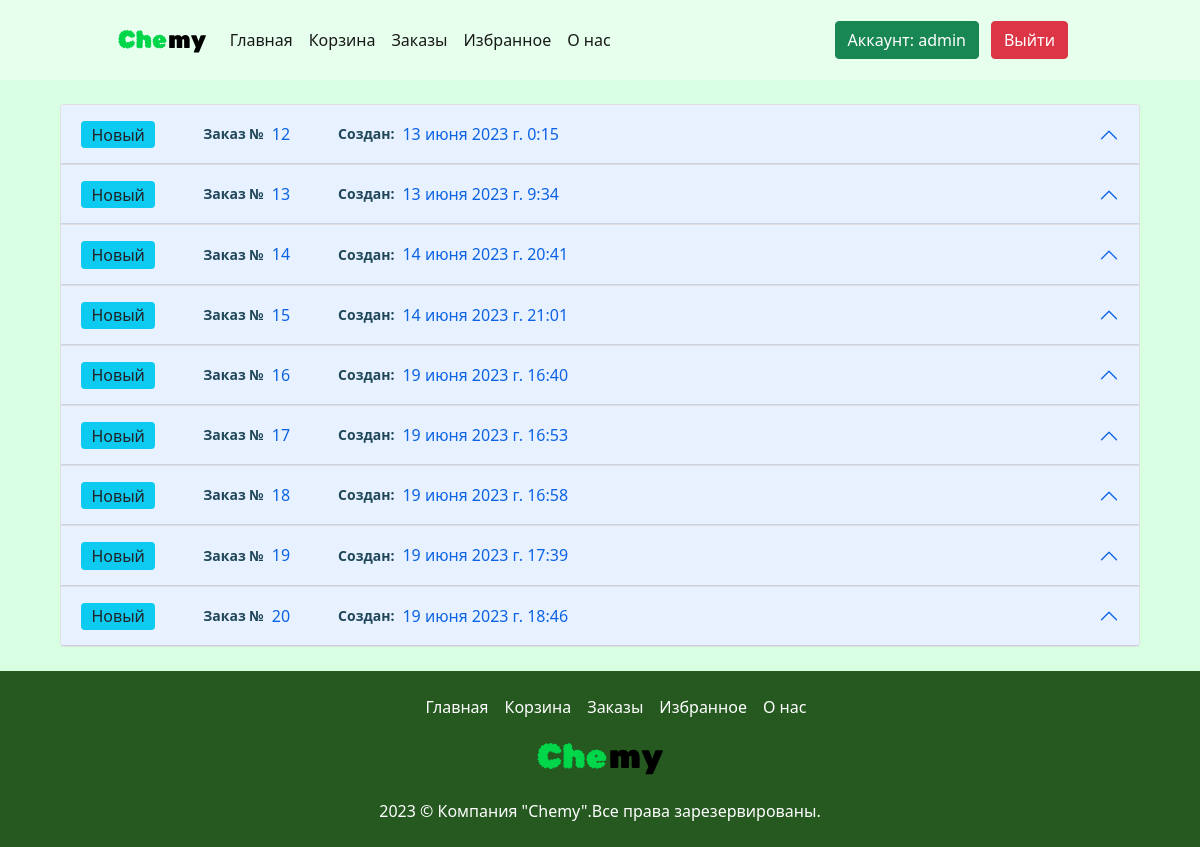
Screenshot of /orders/ (signed in) with the database file from the repository.
### main/models.py (models this page shows, shortened)
class Order(models.Model):
    class Status(models.IntegerChoices):
        new = 1, _("Новый")
        procces = 2, _("В обработке")
        closed = 3, _("Закрыт")
        succesfull = 4, _("Завершен")
    user = models.ForeignKey(User, on_delete=models.PROTECT, verbose_name="Клиент")
    summ = models.IntegerField(default=0, verbose_name="Сумма")
    status = models.IntegerField(choices=Status.choices, default=Status.new, verbose_name="Статус")
    date_created = models.DateTimeField(auto_now_add=True, verbose_name="Дата создания")
    class Meta():
        verbose_name = "заказ"
        verbose_name_plural = "Заказы"
        ordering = ['id']

### main/views.py (the view)
# urls.py: path('orders/', views.orders, name='orders'),
def orders(request):
    orders = []
    orders_list = Order.objects.filter(user=request.user.id)
    for order in orders_list:
        products = ProductInOrder.objects.filter(order=order)
        orders.append({"order":order, "products":products})
    response = arender(request, "orders.html", {"orders":orders})
    return response

### main/views.py (called while the page is built)
def arender(request, template, context):
    try:
        current_user = User.objects.get(id=request.user.id)
    except:
        current_user = False
    context.update({"current_user": current_user})
    return render(request, template, context)

### templates/orders.html (shortened to what this page needs)
{% extends 'base.html' %}
{% load static %}
{% block content %}
    <div class="orders_container">
        <div class="accordion" id="accordionExample">
            {% for order in orders %}
            <div class="accordion-item">
              <h2 class="accordion-header" id="headingOne">
                <button class="accordion-button order-item-header" type="button" data-bs-toggle="collapse" data-bs-target="#collapse{{ order.order.id }}" aria-expanded="true" aria-controls="collapse{{ order.order.id }}">
                    <div>
                        <span>
                            {% if order.order.status == 1 %}
                            <span class="badge bg-info text-dark">Новый</span>
                            {% endif %}
                        </span>
                    </div>
                    <div>
                        <span>Заказ №</span>
                        <span>{{ order.order.id }}</span>
                    </div>
                    <div>
                        <span>Создан: </span>
                        <span>{{ order.order.date_created }}</span>
                    </div>
                </button>
              </h2>
            </div>
            {% endfor %}
          </div>
    </div>
{% endblock%}

### templates/base.html (shortened to what this page needs)
<!DOCTYPE html>
<html lang="en">
<head>
    <link href="https://cdn.jsdelivr.net/npm/bootstrap@5.0.2/dist/css/bootstrap.min.css" rel="stylesheet">
    {% load static %}
    <link rel="stylesheet" href="{% static 'css/style.css' %}">
</head>
<body>
    <nav class="navbar navbar-expand-lg navbar-light sticky-top">
        <div class="container-fluid">
          <a class="navbar-brand logo" href="/">
            <img src="{% static 'logo.svg' %}" alt="" width="30" height="24">
          </a>
          <div class="navbar-menu" id="navbar-menu">
            <ul class="navbar-nav">
              <li class="nav-item">
                <a class="nav-link active" aria-current="page" href="/">Главная</a>
              </li>
              {% if current_user %}
              <li class="nav-item">
                <a class="nav-link active" aria-current="page" href="/basket">Корзина</a>
              </li>
              <li class="nav-item">
                <a class="nav-link active" aria-current="page" href="/orders">Заказы</a>
              </li>
              <li class="nav-item">
                <a class="nav-link active" aria-current="page" href="/favorites">Избранное</a>
              </li>
              {% endif %}
              <li class="nav-item">
                <a class="nav-link active" aria-current="page" href="/about">О нас</a>
              </li>
            </ul>
            <ul class="navbar-nav" style="display: flex; gap: 12px;">
              {% if current_user %}
              <a href="{% url 'change_user' %}" type="button" class="btn btn-success">Аккаунт: {{ current_user.username }}</a >
              <a href="{% url 'logout' %}" type="button" class="btn btn-danger">Выйти</a >
              {% else %}
              <a href="{% url 'login' %}" type="button" class="btn btn-success">Войти</a >
              <a href="{% url 'reg' %}" type="button" class="btn btn-success">Зарегистрироваться</a >
              {% endif %}
            </ul>
          </div>
        </div>
    </nav>
    <main>
      {% block content %}
      {% endblock %}
    </main>
    <footer>
      <p><span>2023 © Компания "Chemy".</span><span>Все права зарезервированы.</span></p>
      <a class="footer-logo" href="/">
        <img src="{% static 'logo.svg' %}" alt="" width="30" height="24">
      </a>
      <ul>
        <li>
          <a href="/">Главная</a>
        </li>
        {% if current_user %}
        <li>
          <a href="/basket">Корзина</a>
        </li>
        <li>
          <a href="/orders">Заказы</a>
        </li>
        <li>
          <a href="/favorites">Избранное</a>
        </li>
        {% endif %}
        <li>
          <a href="/about">О нас</a>
        </li>
      </ul>
    </footer>
</body>
</html>

### main/static/css/style.css (style rules this page uses)
body { background-color: #d9ffe3; }
nav { height: 80px; backdrop-filter: blur(6px); background-color: #ffffff5f; }
.navbar .container-fluid { margin-right: 10%; }
.navbar-menu { width: 100%; display: flex; align-items: center; justify-content: space-between; }
main { display: flex; flex-direction: column; gap: 24px; padding: 24px 5%; }
footer { background-color: #255920; color: white; padding: 24px 10%; display: flex; align-items: center; justify-content: space-between; }
footer .footer-logo { height: 2rem; }
footer .footer-logo img { width: 100%; height: 100%; }
footer p { margin: 0; white-space: nowrap; }
footer ul { margin: 0; list-style: none; display: flex; flex-direction: row; align-items: center; gap: 1rem; }
footer ul li { white-space: nowrap; height: 100%; display: flex; align-items: center; justify-content: center; }
footer ul li a { color: white; }
a { text-decoration: none; }
.logo { width: 110px; margin-left: 10%; }
.logo img { width: 100%; height: 100%; }
.order-item-header { display: flex; align-items: center; gap: 3rem; background-color: white; }
.order-item-header div { display: flex; align-items: center; flex-direction: row; gap: .5rem; }
.order-item-header div span:first-child { font-size: 14px; font-weight: 600; color: #204759; }
.order-item-header div span:last-child { font-size: 16px; font-weight: 400; }
@media (max-width: 1300px) { footer { flex-direction: column-reverse; gap: 1.5rem; } }
@media (max-width: 1300px) { footer a { margin: 0; } }

### rows the page displays
Order: status "Новый", order.id "12", order.date_created "13 июня 2023 г. 0:15"
Order: status "Новый", order.id "13", order.date_created "13 июня 2023 г. 9:34"
Order: status "Новый", order.id "14", order.date_created "14 июня 2023 г. 20:41"
Order: status "Новый", order.id "15", order.date_created "14 июня 2023 г. 21:01"
Order: status "Новый", order.id "16", order.date_created "19 июня 2023 г. 16:40"
Order: status "Новый", order.id "17", order.date_created "19 июня 2023 г. 16:53"
Order: status "Новый", order.id "18", order.date_created "19 июня 2023 г. 16:58"
Order: status "Новый", order.id "19", order.date_created "19 июня 2023 г. 17:39"
Order: status "Новый", order.id "20", order.date_created "19 июня 2023 г. 18:46"

### other values shown
{{ current_user.username }} "admin"
